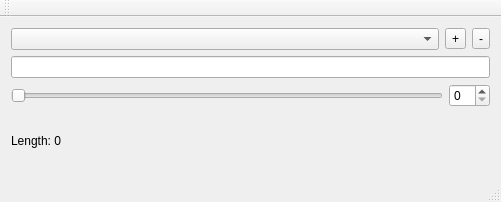
<?xml version="1.0" encoding="UTF-8"?>
<ui version="4.0">
 <class>MainWindow</class>
 <widget class="QMainWindow" name="MainWindow">
  <property name="geometry">
   <rect>
    <x>0</x>
    <y>0</y>
    <width>501</width>
    <height>202</height>
   </rect>
  </property>
  <property name="sizePolicy">
   <sizepolicy hsizetype="Preferred" vsizetype="Minimum">
    <horstretch>0</horstretch>
    <verstretch>0</verstretch>
   </sizepolicy>
  </property>
  <property name="windowTitle">
   <string>TSformat</string>
  </property>
  <widget class="QWidget" name="centralWidget">
   <layout class="QVBoxLayout" name="verticalLayout_2">
    <item>
     <layout class="QVBoxLayout" name="verticalLayout">
      <item>
       <layout class="QHBoxLayout" name="horizontalLayout_2">
        <item>
         <widget class="QComboBox" name="scriptComboBox">
          <property name="toolTip">
           <string>&lt;html&gt;&lt;head/&gt;&lt;body&gt;&lt;p&gt;Available format scripts&lt;/p&gt;&lt;/body&gt;&lt;/html&gt;</string>
          </property>
          <property name="toolTipDuration">
           <number>-1</number>
          </property>
         </widget>
        </item>
        <item>
         <widget class="QToolButton" name="addButton">
          <property name="toolTip">
           <string>&lt;html&gt;&lt;head/&gt;&lt;body&gt;&lt;p&gt;Add a javascript file&lt;/p&gt;&lt;/body&gt;&lt;/html&gt;</string>
          </property>
          <property name="text">
           <string>+</string>
          </property>
         </widget>
        </item>
        <item>
         <widget class="QToolButton" name="removeButton">
          <property name="toolTip">
           <string>&lt;html&gt;&lt;head/&gt;&lt;body&gt;&lt;p&gt;Remove the currently selected script&lt;/p&gt;&lt;/body&gt;&lt;/html&gt;</string>
          </property>
          <property name="text">
           <string>-</string>
          </property>
         </widget>
        </item>
       </layout>
      </item>
      <item>
       <widget class="QLineEdit" name="inputText">
        <property name="toolTip">
         <string>&lt;html&gt;&lt;head/&gt;&lt;body&gt;&lt;p&gt;Here goes the text that's to be formatted.&lt;/p&gt;&lt;p&gt;The result of the operation automatically copies to clipboard.&lt;/p&gt;&lt;/body&gt;&lt;/html&gt;</string>
        </property>
       </widget>
      </item>
      <item>
       <layout class="QHBoxLayout" name="horizontalLayout">
        <item>
         <widget class="QSlider" name="compressionSlider">
          <property name="toolTip">
           <string>&lt;html&gt;&lt;head/&gt;&lt;body&gt;&lt;p&gt;Determines how much compression to apply.&lt;/p&gt;&lt;p&gt;Usually shortens the the text.&lt;/p&gt;&lt;/body&gt;&lt;/html&gt;</string>
          </property>
          <property name="maximum">
           <number>99</number>
          </property>
          <property name="orientation">
           <enum>Qt::Horizontal</enum>
          </property>
         </widget>
        </item>
        <item>
         <widget class="QSpinBox" name="compressionSpin"/>
        </item>
       </layout>
      </item>
      <item>
       <widget class="QLabel" name="infoLabel">
        <property name="sizePolicy">
         <sizepolicy hsizetype="Preferred" vsizetype="Minimum">
          <horstretch>0</horstretch>
          <verstretch>0</verstretch>
         </sizepolicy>
        </property>
        <property name="toolTip">
         <string>&lt;html&gt;&lt;head/&gt;&lt;body&gt;&lt;p&gt;Info on application state.&lt;/p&gt;&lt;/body&gt;&lt;/html&gt;</string>
        </property>
        <property name="text">
         <string>Length: 0</string>
        </property>
       </widget>
      </item>
     </layout>
    </item>
   </layout>
  </widget>
  <widget class="QMenuBar" name="menuBar">
   <property name="geometry">
    <rect>
     <x>0</x>
     <y>0</y>
     <width>501</width>
     <height>25</height>
    </rect>
   </property>
  </widget>
  <widget class="QToolBar" name="mainToolBar">
   <attribute name="toolBarArea">
    <enum>TopToolBarArea</enum>
   </attribute>
   <attribute name="toolBarBreak">
    <bool>false</bool>
   </attribute>
  </widget>
  <widget class="QStatusBar" name="statusBar"/>
  <action name="actionSet_maximum_length">
   <property name="text">
    <string>Set maximum length</string>
   </property>
  </action>
 </widget>
 <layoutdefault spacing="6" margin="11"/>
 <resources/>
 <connections/>
</ui>
